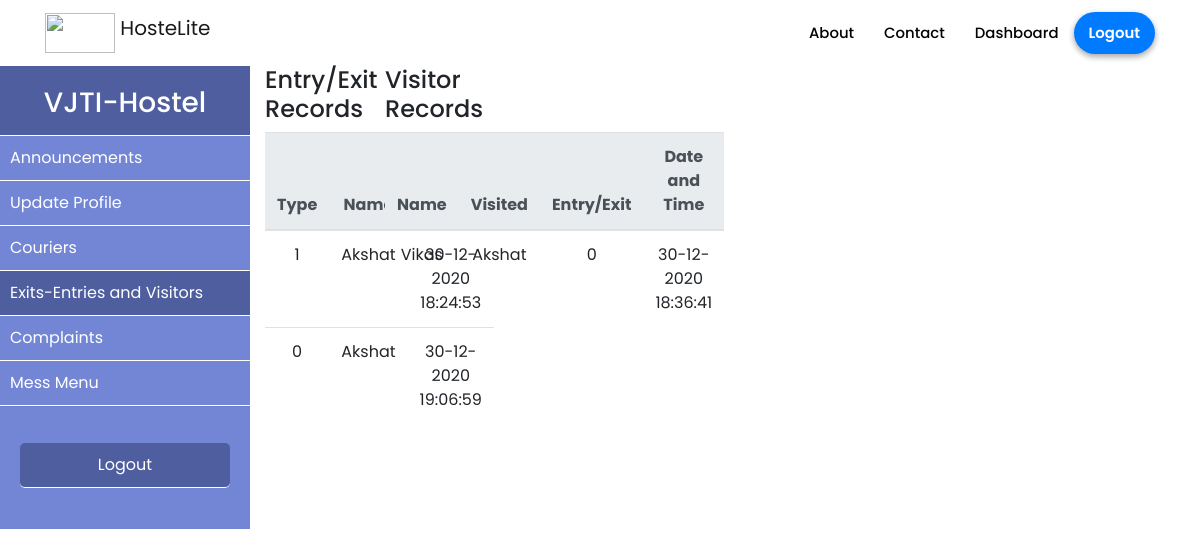
The app's page /students/entry_exits (signed in) with its own data.
### hostelmanagement/models.py (models this page shows, shortened)
class ExitEntry(db.Model):
    id = db.Column(db.Integer, primary_key = True)
    user_id = db.Column(db.Integer, db.ForeignKey('user.id'), nullable = False)
    status = db.Column(db.Integer, nullable = False, default = 0)
    datetime = db.Column(db.DateTime, nullable = False, default = datetime.utcnow)

class User(db.Model, UserMixin):
    id = db.Column(db.Integer, primary_key=True)
    college_id = db.Column(db.String(9), unique=True, nullable=False)
    firstname = db.Column(db.String(20), nullable=False)
    lastname = db.Column(db.String(20), nullable=False)
    email = db.Column(db.String(120), unique=True, nullable=False)
    password = db.Column(db.String(60), nullable=False)
    phone = db.Column(db.String(10), unique=True, nullable=False)
    address = db.Column(db.Text, nullable=False)
    course = db.Column(db.String(20),nullable=True)
    department = db.Column(db.String(20), nullable=True)
    user_type = db.Column(db.Integer, nullable = False, default=1)
    room_no = db.Column(db.Integer, nullable = True)
    announcements = db.relationship('Announcement', backref='author', lazy=True)
    complaints = db.relationship('Complaint', backref='author', lazy=True)
    mess_menu = db.relationship('MessMenu', backref='author', lazy=True)
    courier = db.relationship('Courier', backref='user', lazy=True)
    exitentry = db.relationship('ExitEntry', backref='user', lazy=True)
    visitor = db.relationship('Visitor', backref='user', lazy=True)

class Visitor(db.Model):
    id = db.Column(db.Integer, primary_key = True)
    name = db.Column(db.String(10), nullable = False)
    hostel_block = db.Column(db.String(1), nullable = False)
    room_no = db.Column(db.Integer, nullable = False)
    for_user_id = db.Column(db.Integer, db.ForeignKey('user.id'), nullable = False)
    status = db.Column(db.Integer, nullable = False, default = 0)
    datetime = db.Column(db.DateTime, nullable = False, default = datetime.utcnow)

### hostelmanagement/routes.py (the view)
@app.route("/students/entry_exits")
@login_required
def display_entry_exits():
    entries = ExitEntry.query.filter_by(user_id = current_user.id)
    visitors = Visitor.query.filter_by(for_user_id = current_user.id)
    return render_template('student/entry_exit.html', title = 'Entry-Exits', entries = entries, visitors = visitors)

### hostelmanagement/models.py (called while the page is built)
@login_manager.user_loader
def load_user(user_id):
    return User.query.get(int(user_id))

### hostelmanagement/templates/student/entry_exit.html
{% extends 'student/students_layout.html' %}
{% block student_exit_entry %}active{% endblock student_exit_entry %}
{% block student_content %}
    <div class="container col-md-4">
        {% if entries %}
        <h4>Entry/Exit Records</h4>
        <table class=" table table-hover">
            <thead class='thead-light'>
                <tr>
                    <th>Type</th>
                    <th>Name</th>
                    <th>Date and Time</th>
                </tr>
            </thead>
            <tbody>
                {% for entry in entries %}
                <tr>
                    <td>{{entry.status}}</td>
                    <td>{{entry.user.firstname}}</td>
                    <td>{{entry.datetime.strftime('%d-%m-%Y %H:%M:%S')}}</td>
                </tr>
            {% endfor %}
            </tbody>
        </table>
        {% else %}
            <h3>No Entries Yet</h3>
        {% endif %}
    </div>
    <div class="container col-md-6">
        {% if visitors %}
        <h4>Visitor Records</h4>
        <table class=" table table-hover">
            <thead class='thead-light'>
                <tr>
                    <th>Name</th>
                    <th>Visited</th>
                    <th>Entry/Exit</th>
                    <th>Date and Time</th>
                </tr>
            </thead>
            <tbody>
                {% for visitor in visitors %}
                <tr>
                    <td>{{visitor.name}}</td>
                    <td>{{visitor.user.firstname}}</td>
                    <td>{{visitor.status}}</td>
                    <td>{{visitor.datetime.strftime('%d-%m-%Y %H:%M:%S') }}</td>
                </tr>
            {% endfor %}
            </tbody>
        </table>
        {% else %}
            <h3>No Entries Yet</h3>
        {% endif %}
    </div>
{% endblock %}

### hostelmanagement/static/style.css (style rules this page uses)
* { margin: 0; padding: 0; font-family: "Poppins", sans-serif; font-size: 16px; box-sizing: border-box; }
body { overflow-x:hidden; scroll-behavior: smooth; }
td,th { text-align: center; }

### records on screen
ExitEntry: status "1", user.firstname "Akshat", datetime "30-12-2020 18:24:53"
ExitEntry: status "0", user.firstname "Akshat", datetime "30-12-2020 19:06:59"
Visitor: name "Vikas", user.firstname "Akshat", status "0", datetime "30-12-2020 18:36:41"
